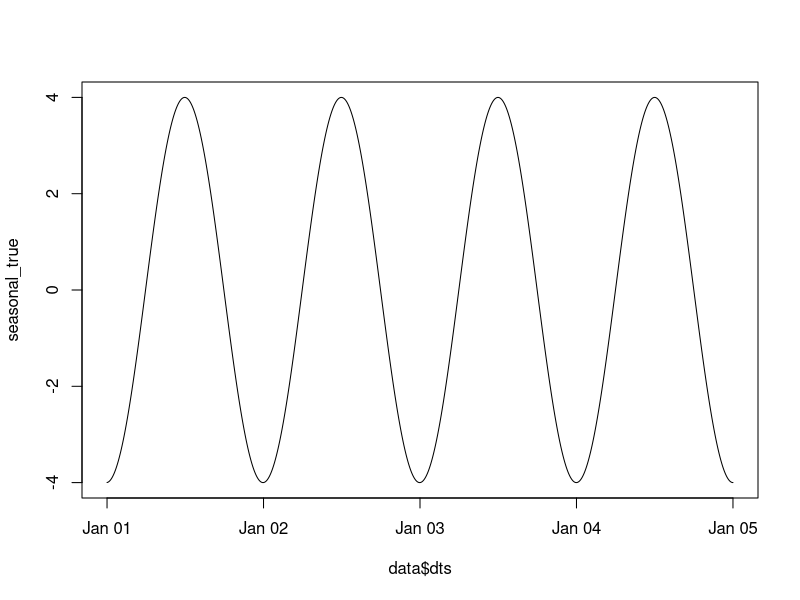
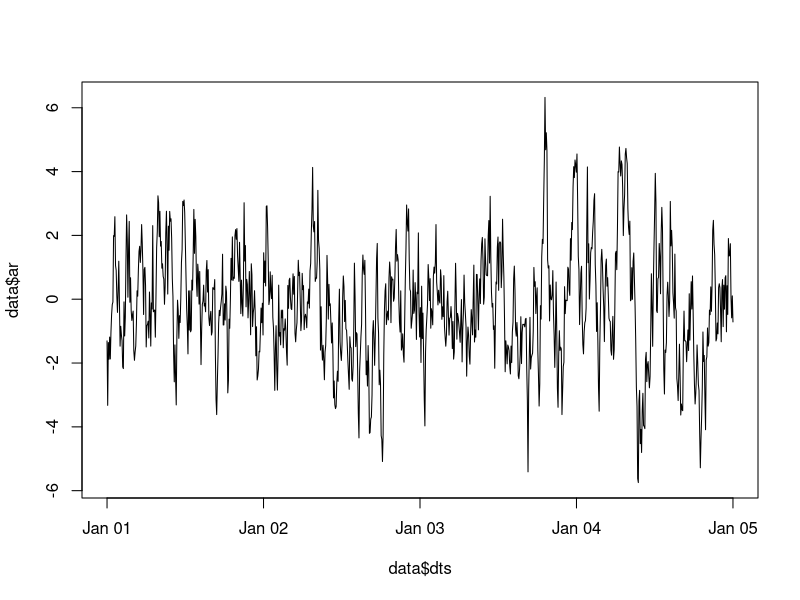
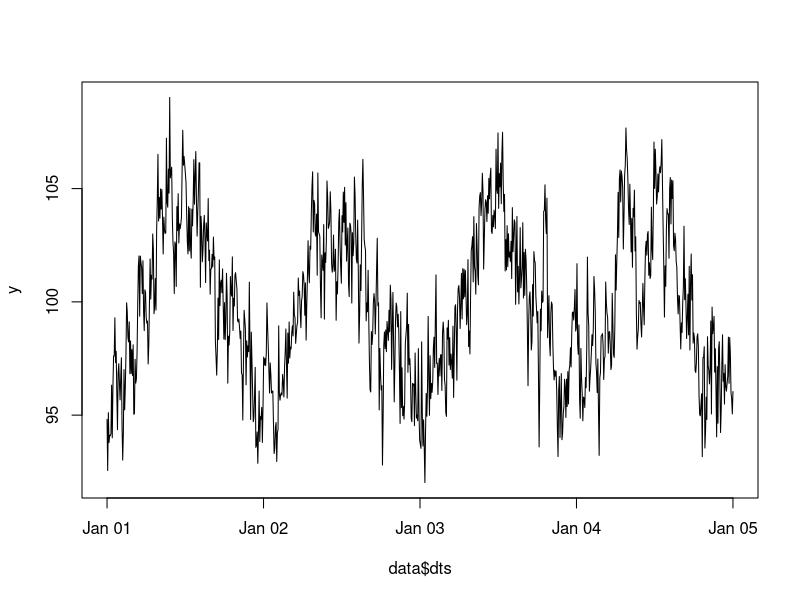

Write R code to recreate these figures, in order. (Note: this script raises an error after producing the figures.)
library(sandwich)
library(lmtest)
library(zoo)
library(nlme)
library(insight)

simulate <- function(ndays = 4, samples_per_hour = 10, phase = pi, 
                     amplitude = 2, b0 = 100, b1 = 0, ar = c(0.8)){
  period = 24 * samples_per_hour
  n_samples = (period * ndays)
  t <- 1:n_samples
  freq = 1/period
  
  b2 = amplitude * cos(phase)
  b3 = amplitude * sin(phase)
  b = c(b0, b1, b2, b3)
  X = cbind(1, t, cos(2*pi*t*freq), sin(2*pi*t*freq))
  Xdf = data.frame(X)
  colnames(Xdf) <- c("(Intercept)", "t", "cos", "sin")
  
  start <- as.POSIXct("2023-01-01 00:00:00", tz="utc")
  end <- start + as.difftime(ndays, units="days")
  dts <- seq(from=start, length.out=n_samples, to=end)
  
  ar <- arima.sim(list(ar=ar), n_samples)
  
  
  return(list(dts=dts, X=Xdf, b=b, ar=ar))
}


remove_data_points <- function(n_samples, kept_data_fraction=0.5, prob=NULL)
{
  t.red <- sort(sample(1:n_samples, round(n_samples*kept_data_fraction), 
                       replace = FALSE, 
                       prob=prob))
  return(t.red)
}


plot_predictions <- function(dts_plot, time, y, t.hat, y.hat, y.hat.lw, y.hat.up, main=""){
  
  day_hour <- paste(format(dts_plot, "%d"), format(dts_plot, "%H"), sep=":")
  xaxis_at <- seq(1, length(dts_plot), round(length(dts_plot)/10))
  
  plot(time, y, type="l", lwd=0.1, main=main, xaxt="n", xlim = range(1:length(dts_plot)))
  lines(t.hat, y.hat, col="red",lty=1)
  lines(t.hat, y.hat.lw, col="blue",lty=2)
  lines(t.hat, y.hat.up, col="blue",lty=2)
  axis(1, at=xaxis_at, labels=day_hour[xaxis_at],  las=2)
  
}


plot_lm_prediction <- function(fm, dts_plot, Xfitted, vcov_estimation=NULL, X=NULL, 
                               y=NULL, main="", predict="expectation") {
  time <- Xfitted[, "t"]
  if (is.null(X)) {X <- Xfitted}
  t.hat <- X[, "t"]
  if (is.null(y)) {y <- fm$model$y}
  ci <- as.data.frame(get_predicted(fm, data=X, ci=0.95, predict=predict, vcov_estimation=vcov_estimation))
  plot_predictions(dts_plot, time, y, t.hat, ci[, "Predicted"], ci[, "CI_low"], ci[,"CI_high"], main=main)
  return(ci)
  
  # 
  # Xfitted <- model.matrix(fm)
  # 
  # if (is.null(y)) {y <- fm$model$y}
  # 
  # if (is.null(X)) {X <- Xfitted}
  # 
  # if (is.null(vcov)) {vcov <- vcov(fm)}
  # 
  # p <- length(fm$coefficients)
  # n <- length(y)
  # t <- Xfitted[, "t"]
  # t.hat <- X[, "t"]
  # 
  # y.hat <- X %*% fm$coefficients
  # sigma.hat.sq = sum(fm$residuals^2)/(n-p)
  # 
  # se.y.hat = sqrt(diag(X%*%vcov%*%t(X)))
  # # for ols: se.y.hat <- sigma.hat * sqrt(diag(X %*% solve(t(X) %*% X) %*% t(X)))
  # if (ci_type == "prediction") {se.y.hat <- sqrt(sigma.hat.sq + diag(X%*%vcov%*%t(X)))}
  # 
  # y.hat.lw <- y.hat - qt(0.975, (n-p)) * se.y.hat
  # y.hat.up <- y.hat + qt(0.975, (n-p)) * se.y.hat
  # 
  # plot_predictions(dts_plot, t, y, t.hat, y.hat, y.hat.lw, y.hat.up, main=main)
  # 
  # return(data.frame(Predicted=y.hat, CI_low=y.hat.lw, CI_hihg=y.hat.up))
}



ar = c(0.8)
amplitude = 4

data <- simulate(ar=ar, amplitude=amplitude)
n_samples = length(data$dts)

seasonal_true = as.matrix(data$X[, 3:4]) %*% data$b[3:4]
plot(data$dts, seasonal_true, type='l')
plot(data$dts, data$ar, type="l")

y <- as.matrix(data$X) %*% data$b + data$ar + rnorm(n_samples, sd=1)
plot(data$dts, y, type="l")

fit.lm.full <- lm(y ~ t + cos + sin, data=data$X)


# alternative
# library(mgcv)
# fit.gam.full <- gam(y ~ s(t) + cos + sin, data=data$X)


# library(mgcv)
# tr <- as.numeric(time(co2))
# months <- rep(c("Jan", "Feb", "Mar", "Apr", "May", "Jun",
#                   "Jul", "Aug", "Sep", "Oct", "Nov", "Dec"))
# months <- factor(rep(months,40),levels=months)[1:length(co2)]
# fit <- gam(co2 ~ s(tr) + months)
# plot(co2, ylab="co2",type="l")
# lines(tr, fitted(fit), col="red")


corStruct <- corARMA(form=~t, p=length(ar))
fit.gls <- gls(y ~ t + cos + sin, data=data$X, corr=corStruct)
# fit.gls
# acf(resid(fit.gls), main="ACF of GLS-Residuals")
# pacf(resid(fit.gls), main="PACF of GLS-Residuals")

kept_data_prob = rep(1, n_samples) + 1000000 * (seasonal_true + amplitude)
kept_data_prob = kept_data_prob/sum(kept_data_prob)
t.red <- remove_data_points(n_samples, prob=kept_data_prob)

y.red <-y[t.red]
data.red <- list(dts=data$dts[t.red], X=data$X[t.red,])
par(mfrow=c(2,1))

plot(data.red$X[,"t"], y.red)
hist(data.red$X[,"t"], breaks=50)

fit.lm.red <- lm(y.red ~ t + cos + sin, data=data.red$X)

corStruct <- corARMA(form=~t, p=length(ar))
fit.gls.red <- gls(y.red ~ t + cos + sin, data=data.red$X, corr=corStruct)





# plot(fm)
plot(data.red$dts, fit.lm.red$residuals, type="l")
acf(fit.lm.red$residuals)
pacf(fit.lm.red$residuals)

# , "prediction"

for (predict in c("expectation")){
  
  svg(paste(predict, "svg", sep = "."))
  
  par(mfrow=c(2,3))
  
  
  
  for (mode in list(list(fm=fit.lm.full, main="lm.full"), list(fm=fit.lm.full, vcov_estimation="NeweyWest",  main="lm.full.nw"),
                    list(fm=fit.gls, main="gls.full")
  )){
    mode$Xfitted <- data$X
    mode$dts_plot <- data$dts
    mode$y <- y
    mode$predict <- predict
    ci <- do.call(plot_lm_prediction, mode)
  }
  
  for (mode in list(list(fm=fit.lm.red, main="lm.red"), list(fm=fit.lm.red, vcov_estimation="NeweyWest",  main="lm.red.nw"),
                    list(fm=fit.gls.red, main="gls.red")
  )){
    mode$Xfitted <- data.red$X
    mode$dts_plot <- data$dts
    mode$X <- data$X
    mode$y <- y.red
    mode$predict <- predict
  
    ci <- do.call(plot_lm_prediction, mode)
  }
  dev.off()
  
}


# 
# par(mfrow=c(2,3))
# 
# xaxis_at <- seq(1, length(y), round(length(y)/10))
# 
# plot(data$X[,"t"], y, type="l", lwd=0.1, xaxt="n")
# axis(1, at=xaxis_at, labels=day_hour[xaxis_at],  las=2)
# 
# 
# plot(data$dts, (ci.lm.full[,2]- ci.lm.full[,1]),type="l", main="lm.full.hac")
# 
# # plot(data$dts, ci[,3]- ci[,2])
# plot(dts.red, y.red, type="l", lwd=0.1)
# hist(dts.red, breaks=50)
# 
# plot(data$dts, ci.lm.full.hac[,2]- ci.lm.full.hac[,1])
# 
# plot(data$dts, ci.gls.full[,2]- ci.gls.full[,1])
# 
# plot(data$dts, ci.gls.full[,2]- ci.gls.full[,1])
# 
# 
